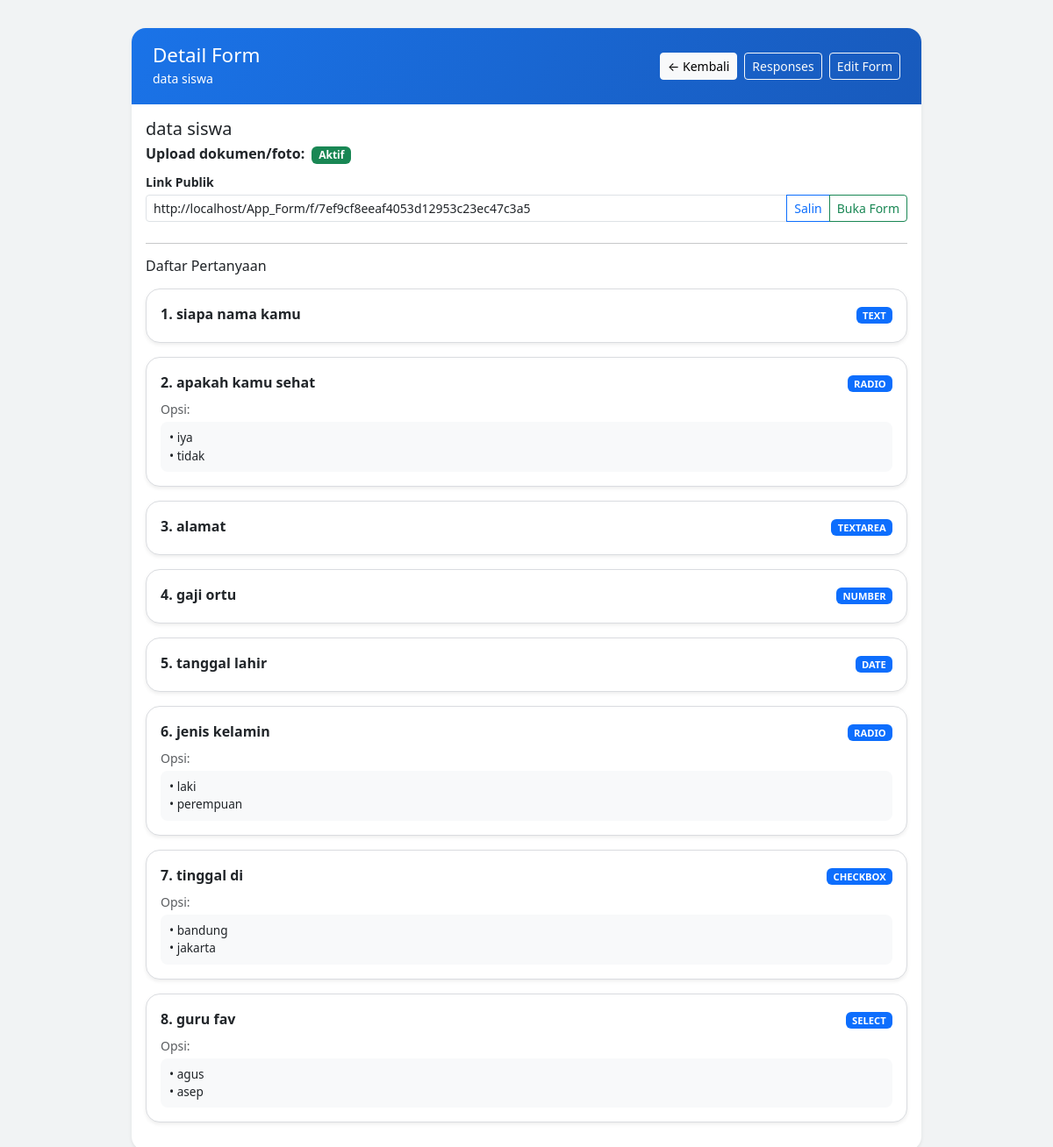
Page /admin/view_form.php?key=7ef9cf8eeaf4053d12953c23ec47c3a5 (signed in) on the committed database.
### tables this page shows
CREATE TABLE `forms` (
  `id` int NOT NULL,
  `title` varchar(255) DEFAULT NULL,
  `description` text,
  `created_at` timestamp NOT NULL DEFAULT CURRENT_TIMESTAMP,
  `allow_attachments` tinyint(1) NOT NULL DEFAULT '0',
  `public_key` varchar(64) NOT NULL
);

CREATE TABLE `questions` (
  `id` int NOT NULL,
  `form_id` int DEFAULT NULL,
  `question` text,
  `type` enum('text','textarea','number','date','radio','checkbox','select','file') NOT NULL,
  `options` text
);

### admin/view_form.php (the view, shortened to what this page needs)
<?php
require '../config.php';
$form = null;
$form_id = 0;
if (isset($_GET['key'])) {
    $key = $_GET['key'];
    $stmt = $pdo->prepare("SELECT * FROM forms WHERE public_key = ?");
    $stmt->execute([$key]);
    $form = $stmt->fetch();
    if ($form) {
        $form_id = $form['id'];
    }
}
$q = $pdo->prepare("SELECT * FROM questions WHERE form_id = ? ORDER BY id ASC");
$q->execute([$form_id]);
$questions = $q->fetchAll();
$scheme  = (!empty($_SERVER['HTTPS']) && $_SERVER['HTTPS'] !== 'off') ? "https" : "http";
$baseUrl = $scheme . '://' . $_SERVER['HTTP_HOST'] . "/App_Form";
$publicLink = $baseUrl . "/f/" . $form['public_key'];
?>
<!DOCTYPE html>
<html lang="id">
<head>
    <link href="https://cdn.jsdelivr.net/npm/bootstrap@5.3.3/dist/css/bootstrap.min.css" rel="stylesheet">
</head>
<body>
<div class="page-wrapper">
    <div class="card card-g shadow-sm">
        <div class="card-header-g d-flex justify-content-between align-items-center">
            <div>
                <h2 class="mb-0">Detail Form</h2>
                <small><?= htmlspecialchars($form['title']) ?></small>
            </div>
            <div class="d-flex gap-2">
                <a href="dashboard.php" class="btn btn-light btn-sm">&larr; Kembali</a>
                <a href="view_response.php?key=<?= $form['public_key'] ?>" class="btn btn-outline-light btn-sm">Responses</a>
                <a href="edit_form.php?key=<?= $form['public_key'] ?>" class="btn btn-outline-light btn-sm">Edit Form</a>
            </div>
        </div>
        <div class="card-body">
            <div class="mb-4">
                <h5 class="mb-1"><?= htmlspecialchars($form['title']) ?></h5>
                <div class="mb-2">
                    <span class="fw-semibold">Upload dokumen/foto:</span>
                    <?php if (!empty($form['allow_attachments'])): ?>
                        <span class="badge bg-success ms-1">Aktif</span>
                    <?php else: ?>
                        <span class="badge bg-secondary ms-1">Nonaktif</span>
                    <?php endif; ?>
                </div>
                <div class="mb-2">
                    <label class="form-label mb-1 small fw-semibold">Link Publik</label>
                    <div class="input-group input-group-sm">
                        <input id="publicLink" type="text" class="form-control link-input"
                               value="<?= $publicLink ?>" readonly>
                        <button class="btn btn-outline-primary" type="button" onclick="copyPublicLink()">Salin</button>
                        <a href="<?= $publicLink ?>" target="_blank" class="btn btn-outline-success">Buka Form</a>
                    </div>
                </div>
            </div>
            <hr>
            <h6 class="mb-3">Daftar Pertanyaan</h6>
            <?php if (empty($questions)): ?>
                <div class="alert alert-info">Belum ada pertanyaan.</div>
            <?php else: ?>
                <?php foreach ($questions as $idx => $qrow): ?>
                    <div class="card question-card shadow-sm mb-3">
                        <div class="card-body">
                            <div class="d-flex justify-content-between mb-1">
                                <div class="fw-semibold">
                                    <?= ($idx + 1) . '. ' . htmlspecialchars($qrow['question']); ?>
                                </div>
                                <div>
                                    <span class="badge bg-primary q-type-badge text-uppercase">
                                        <?= htmlspecialchars($qrow['type']); ?>
                                    </span>
                                </div>
                            </div>
                            <?php if (!empty(trim($qrow['options']))): ?>
                                <div class="mt-2">
                                    <div class="small text-muted mb-1">Opsi:</div>
                                    <div class="options-box">
                                        <?php
                                        $opsi = explode("\n", trim($qrow['options']));
                                        foreach ($opsi as $opt) {
                                            $opt = trim($opt);
                                            echo '&#8226; ' . htmlspecialchars($opt) . '<br>';
                                        }
                                        ?>
                                    </div>
                                </div>
                            <?php endif; ?>
                        </div>
                    </div>
                <?php endforeach; ?>
            <?php endif; ?>
        </div>
    </div>
</div>
</body>
</html>

### admin/view_form.php (style rules this page uses)
body { background-color:#f1f3f4;font-family:system-ui,-apple-system,BlinkMacSystemFont,'Segoe UI',sans-serif; }
.page-wrapper { max-width:900px;margin:32px auto; }
.card-g { border-radius:16px;border:none; }
.card-header-g { background:linear-gradient(120deg,#1a73e8,#185abc); color:#fff;border-radius:16px 16px 0 0;padding:18px 24px; }
.card-header-g h2 { margin:0;font-size:1.4rem; }
.question-card { border-radius:16px;border:1px solid #dadce0; }
.q-type-badge { font-size:.7rem; }
.options-box { background:#f8f9fa;border-radius:8px;padding:8px 10px;font-size:.85rem; }
.link-input { font-size:.8rem; }

### rows in the picture
forms: title "data siswa", public_key "http://localhost/App_Form/f/7ef9cf8eeaf4053d12953c23ec47c3a5"
questions: question "siapa nama kamu", type "TEXT"
questions: question "apakah kamu sehat", type "RADIO", options "iya", options "tidak"
questions: question "alamat", type "TEXTAREA"
questions: question "gaji ortu", type "NUMBER"
questions: question "tanggal lahir", type "DATE"
questions: question "jenis kelamin", type "RADIO", options "laki", options "perempuan"
questions: question "tinggal di", type "CHECKBOX", options "bandung", options "jakarta"
questions: question "guru fav", type "SELECT", options "agus", options "asep"
